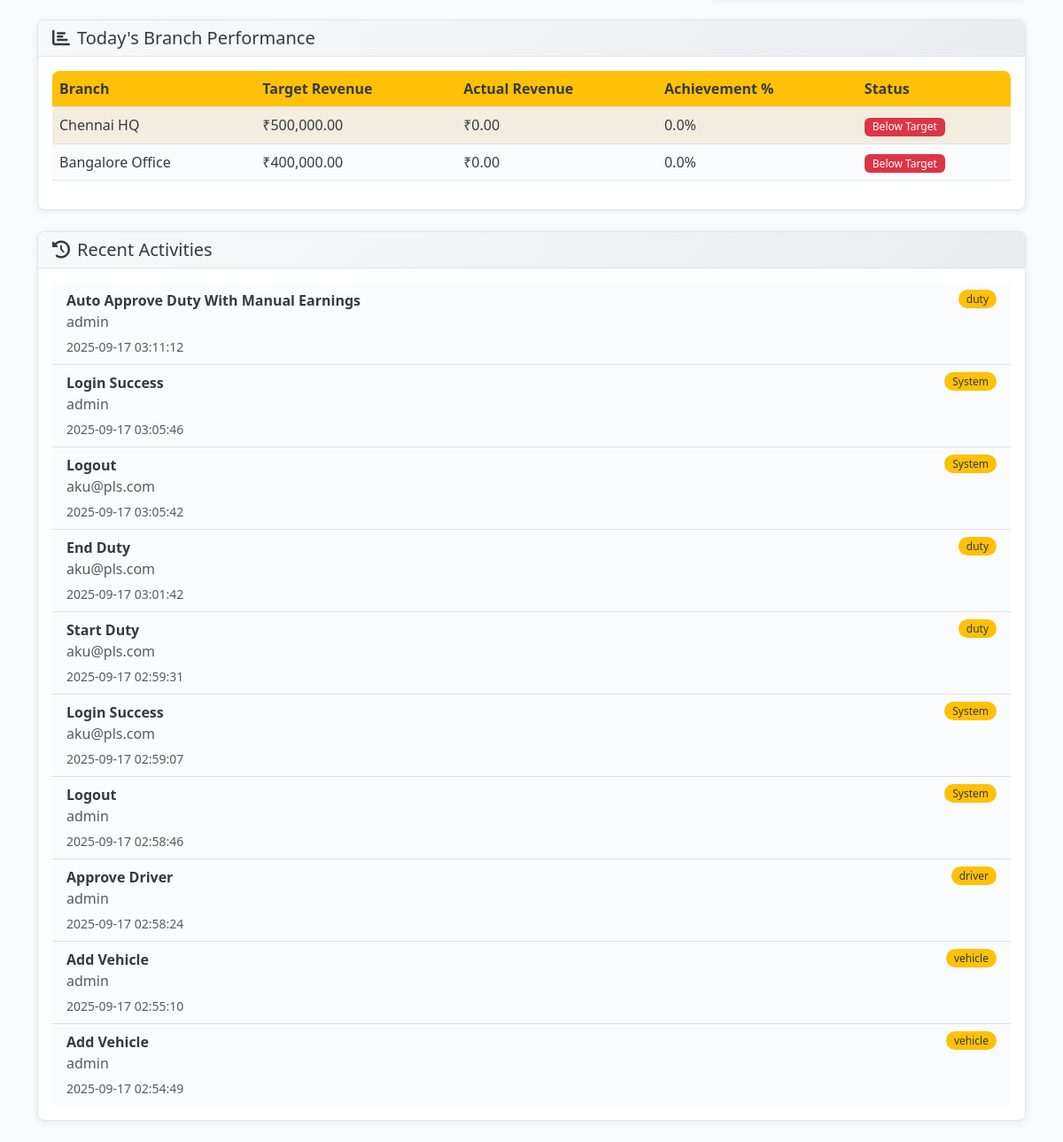
The app's page /admin/dashboard (signed in, lower part), older data.
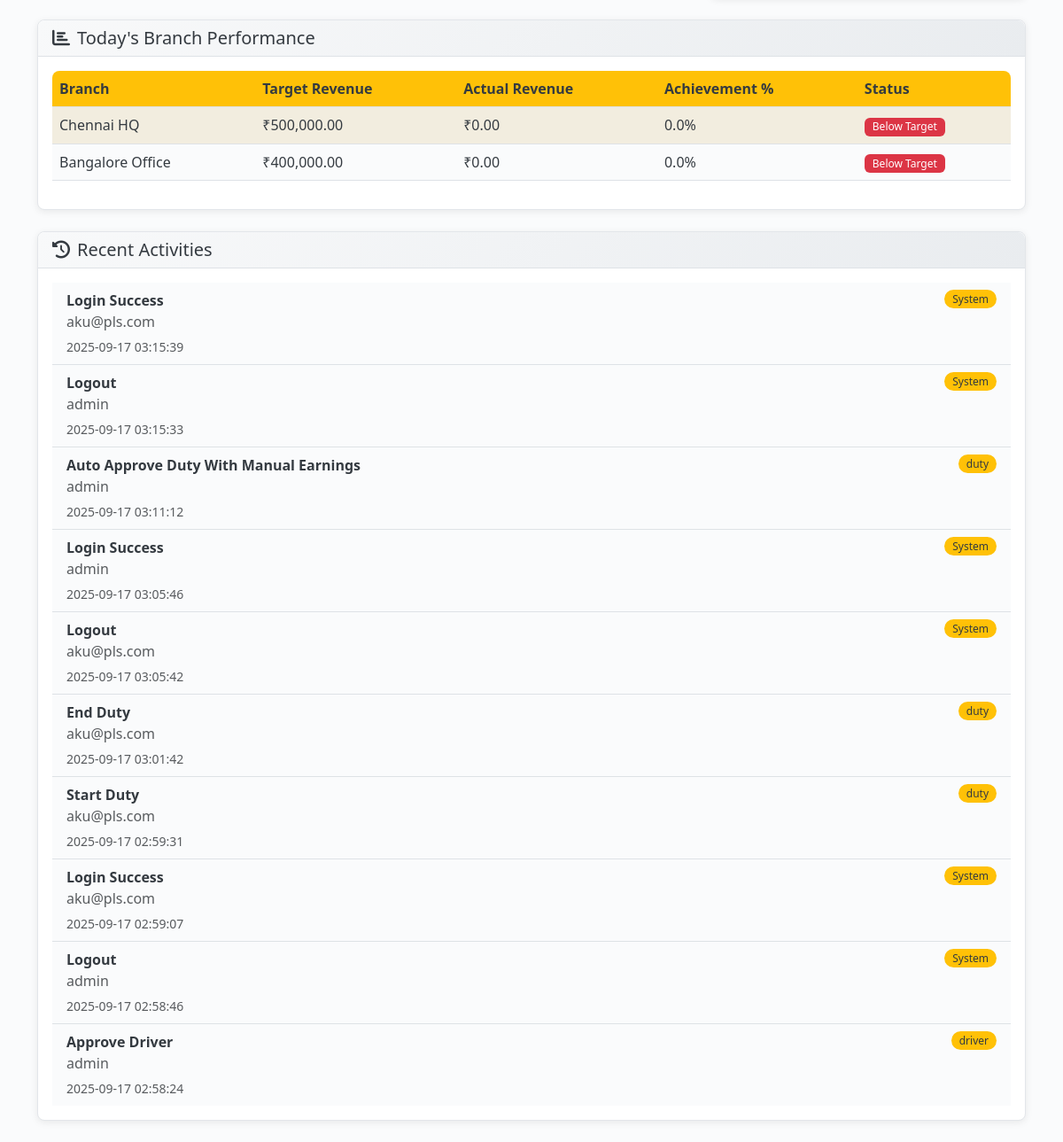
The same page, newer data.
### models.py (models this page shows, shortened)
class Branch(db.Model):
    __tablename__ = 'branches'
    id = db.Column(db.Integer, primary_key=True)
    uuid = db.Column(db.String(36), unique=True, nullable=False, default=lambda: str(uuid.uuid4()))
    name = db.Column(db.String(100), nullable=False, index=True)
    code = db.Column(db.String(20), nullable=False, unique=True)
    region_id = db.Column(db.Integer, db.ForeignKey('regions.id'), nullable=False)
    city = db.Column(db.String(50), nullable=False, index=True)
    address = db.Column(db.Text)
    pincode = db.Column(db.String(10))
    latitude = db.Column(db.Float)
    longitude = db.Column(db.Float)
    contact_phone = db.Column(db.String(20))
    contact_email = db.Column(db.String(120))
    manager_name = db.Column(db.String(100))
    target_revenue_monthly = db.Column(db.Float, default=0.0)
    target_trips_daily = db.Column(db.Integer, default=0)
    operational_hours_start = db.Column(db.Time)
    operational_hours_end = db.Column(db.Time)
    is_active = db.Column(db.Boolean, default=True, index=True)
    auto_assignment_enabled = db.Column(db.Boolean, default=True)
    created_at = db.Column(db.DateTime, default=get_ist_time_naive)
    updated_at = db.Column(db.DateTime, default=get_ist_time_naive, onupdate=get_ist_time_naive)
    drivers = db.relationship('Driver', backref='branch', lazy=True)
    vehicles = db.relationship('Vehicle', backref='branch', lazy=True)
    duties = db.relationship('Duty', backref='branch', lazy=True)
    duty_schemes = db.relationship('DutyScheme', backref='branch', lazy=True)
    @hybrid_property
    def target_revenue(self):
        return self.target_revenue_monthly

class AuditLog(db.Model):
    __tablename__ = 'audit_logs'
    id = db.Column(db.Integer, primary_key=True)
    user_id = db.Column(db.Integer, db.ForeignKey('users.id'), nullable=False, index=True)
    session_id = db.Column(db.String(100))
    action = db.Column(db.String(100), nullable=False, index=True)
    entity_type = db.Column(db.String(50), index=True)
    entity_id = db.Column(db.Integer)
    entity_uuid = db.Column(db.String(36))
    old_values = db.Column(db.Text)  # JSON
    new_values = db.Column(db.Text)  # JSON
    changed_fields = db.Column(db.Text)  # JSON array
    ip_address = db.Column(db.String(45))
    user_agent = db.Column(db.String(500))
    request_url = db.Column(db.String(500))
    request_method = db.Column(db.String(10))
    success = db.Column(db.Boolean, default=True)
    error_message = db.Column(db.Text)
    execution_time = db.Column(db.Float)  # milliseconds
    created_at = db.Column(db.DateTime, default=get_ist_time_naive, index=True)
    user = db.relationship('User', backref='audit_logs')
    __table_args__ = (
        Index('idx_audit_date_user', 'created_at', 'user_id'),
        Index('idx_audit_entity', 'entity_type', 'entity_id'),
    )

class User(UserMixin, db.Model):
    __tablename__ = 'users'
    id = db.Column(db.Integer, primary_key=True)
    uuid = db.Column(db.String(36), unique=True, nullable=False, default=lambda: str(uuid.uuid4()))
    username = db.Column(db.String(64), unique=True, nullable=False, index=True)
    email = db.Column(db.String(120), unique=True, nullable=False, index=True)
    password_hash = db.Column(db.String(256), nullable=False)
    role = db.Column(db.Enum(UserRole), nullable=False, default=UserRole.DRIVER, index=True)
    status = db.Column(db.Enum(UserStatus), nullable=False, default=UserStatus.ACTIVE, index=True)
    first_name = db.Column(db.String(50))
    last_name = db.Column(db.String(50))
    phone = db.Column(db.String(20), unique=True, index=True)
    whatsapp_number = db.Column(db.String(20), index=True)  # Dedicated WhatsApp number
    profile_picture = db.Column(db.String(255))
    last_login = db.Column(db.DateTime)
    login_count = db.Column(db.Integer, default=0)
    failed_login_attempts = db.Column(db.Integer, default=0)
    password_changed_at = db.Column(db.DateTime, default=get_ist_time_naive)
    two_factor_enabled = db.Column(db.Boolean, default=False)
    reset_token = db.Column(db.String(6))
    reset_token_expiry = db.Column(db.DateTime)
    created_at = db.Column(db.DateTime, default=get_ist_time_naive, nullable=False)
    updated_at = db.Column(db.DateTime, default=get_ist_time_naive, onupdate=get_ist_time_naive)
    created_by = db.Column(db.Integer, db.ForeignKey('users.id'))
    driver_profile = db.relationship('Driver', foreign_keys='Driver.user_id', backref='user', uselist=False, cascade='all, delete-orphan')
    managed_branches = db.relationship('Branch',
                                     secondary=manager_branches,
                                     primaryjoin='User.id == manager_branches.c.manager_id',
                                     secondaryjoin='Branch.id == manager_branches.c.branch_id',
                                     backref='managers')

### admin_routes.py (the view)
@admin_bp.route('/dashboard')
@login_required
@admin_required
def dashboard():
    from models import DriverStatus, VehicleStatus, DutyStatus
    total_drivers = Driver.query.filter_by(status=DriverStatus.ACTIVE).count()
    total_vehicles = Vehicle.query.filter_by(status=VehicleStatus.ACTIVE).count()
    total_branches = Branch.query.filter_by(is_active=True).count()
    today = datetime.now().date()
    active_duties = Duty.query.filter(
        and_(func.date(Duty.start_time) == today, Duty.status == DutyStatus.ACTIVE)
    ).count()
    pending_duties = Duty.query.filter_by(status=DutyStatus.PENDING_APPROVAL).count()
    revenue_stats = db.session.query(
        Branch.name,
        Branch.target_revenue,
        func.coalesce(func.sum(Duty.revenue), 0).label('actual_revenue')
    ).outerjoin(Duty, func.date(Duty.start_time) == today) \
     .filter(Branch.is_active == True) \
     .group_by(Branch.id, Branch.name, Branch.target_revenue) \
     .limit(20).all()
    recent_activities = AuditLog.query.options(
        db.joinedload(AuditLog.user)
    ).order_by(desc(AuditLog.created_at)).limit(10).all()
    return render_template('admin/dashboard.html',
                         total_drivers=total_drivers,
                         total_vehicles=total_vehicles,
                         total_branches=total_branches,
                         active_duties=active_duties,
                         pending_duties=pending_duties,
                         revenue_stats=revenue_stats,
                         recent_activities=recent_activities)

### admin_routes.py (called while the page is built)
def admin_required(f):
    @wraps(f)
    def decorated_function(*args, **kwargs):
        from models import UserRole
        if not current_user.is_authenticated or current_user.role != UserRole.ADMIN:
            flash('Admin access required.', 'error')
            return redirect(url_for('auth.login'))
        return f(*args, **kwargs)
    return decorated_function

### models.py (called while the page is built)
    @hybrid_property
    def start_time(self):
        return self.actual_start

    @hybrid_property
    def revenue(self):
        return self.gross_revenue

### templates/admin/dashboard.html (shortened to what this page needs)
{% extends "base.html" %}
{% block content %}
<div class="row mb-4">
    <div class="col-12">
        <div class="card">
            <div class="card-header">
                <h5 class="mb-0"><i class="fas fa-chart-bar me-2"></i>Today's Branch Performance</h5>
            </div>
            <div class="card-body">
                <div class="table-responsive">
                    <table class="table table-striped">
                        <thead>
                            <tr>
                                <th>Branch</th>
                                <th>Target Revenue</th>
                                <th>Actual Revenue</th>
                                <th>Achievement %</th>
                                <th>Status</th>
                            </tr>
                        </thead>
                        <tbody>
                            {% for stat in revenue_stats %}
                            {% set achievement = (stat.actual_revenue / stat.target_revenue * 100) if stat.target_revenue > 0 else 0 %}
                            <tr>
                                <td>{{ stat.name }}</td>
                                <td>₹{{ "{:,.2f}".format(stat.target_revenue) }}</td>
                                <td>₹{{ "{:,.2f}".format(stat.actual_revenue) }}</td>
                                <td>{{ "{:.1f}".format(achievement) }}%</td>
                                <td>
                                    {% if achievement >= 100 %}
                                        <span class="badge bg-success">Target Met</span>
                                    {% elif achievement >= 75 %}
                                        <span class="badge bg-warning">On Track</span>
                                    {% else %}
                                        <span class="badge bg-danger">Below Target</span>
                                    {% endif %}
                                </td>
                            </tr>
                            {% endfor %}
                        </tbody>
                    </table>
                </div>
            </div>
        </div>
    </div>
</div>
<div class="row">
    <div class="col-12">
        <div class="card">
            <div class="card-header">
                <h5 class="mb-0"><i class="fas fa-history me-2"></i>Recent Activities</h5>
            </div>
            <div class="card-body">
                {% if recent_activities %}
                <div class="list-group list-group-flush">
                    {% for activity in recent_activities %}
                    <div class="list-group-item d-flex justify-content-between align-items-start">
                        <div>
                            <div class="fw-bold">{{ activity.action.replace('_', ' ').title() }}</div>
                            <p class="mb-1 text-muted">{{ activity.user.username }}</p>
                            <small class="text-muted">{{ activity.created_at.strftime('%Y-%m-%d %H:%M:%S') }}</small>
                        </div>
                        <span class="badge bg-primary rounded-pill">
                            {{ activity.entity_type or 'System' }}
                        </span>
                    </div>
                    {% endfor %}
                </div>
                {% else %}
                <p class="text-muted mb-0">No recent activities</p>
                {% endif %}
            </div>
        </div>
    </div>
</div>
{% endblock %}

Row changes from the older to the newer data that the page shows:
no longer on this page (row unchanged): AuditLog: action.replace "Add Vehicle", user.username "admin", created_at "2025-09-17 02:55:10", entity_type "vehicle"
no longer on this page (row unchanged): AuditLog: action.replace "Add Vehicle", user.username "admin", created_at "2025-09-17 02:54:49", entity_type "vehicle"
added AuditLog: action.replace "Login Success", user.username "aku@pls.com", created_at "2025-09-17 03:15:39", entity_type "System"
added AuditLog: action.replace "Logout", user.username "admin", created_at "2025-09-17 03:15:33", entity_type "System"
